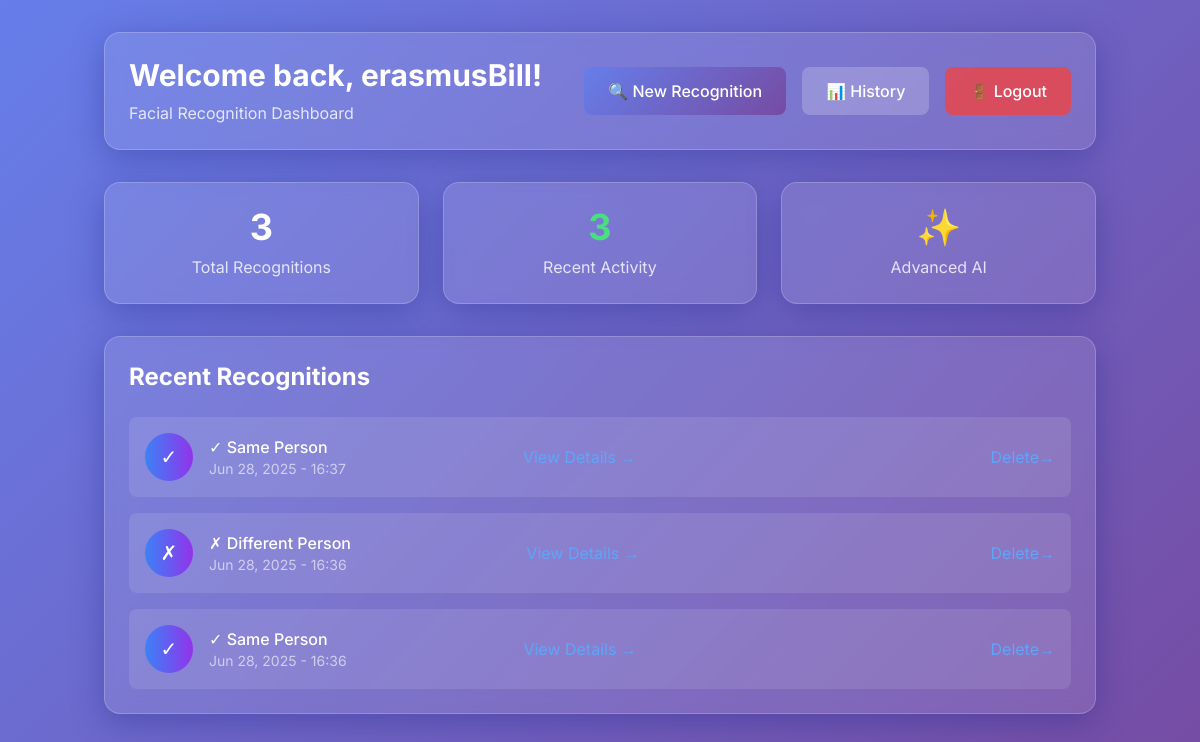
/home/ (signed in), run on an earlier commit of the app's database.
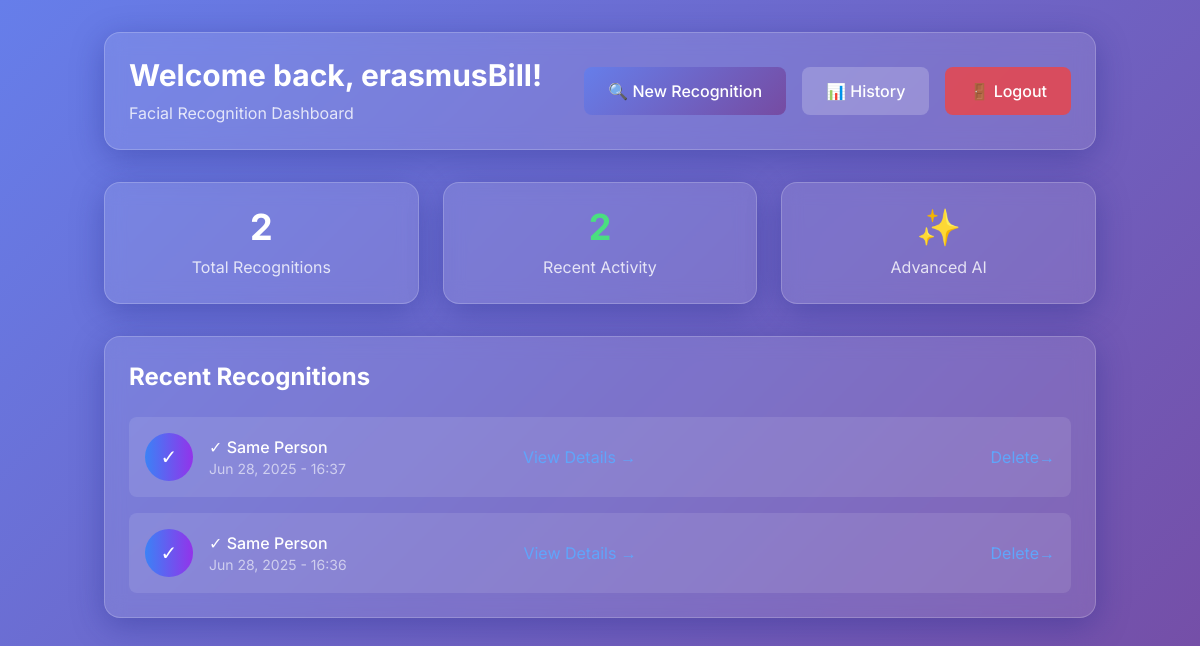
And on a later commit of the database.
### facial/models.py (models this page shows, shortened)
class FacialRecognition(models.Model):
    COMPARISON_CHOICES = [
        ('same', 'Same Person'),
        ('different', 'Different Person'),
        ('no_face', 'No Face Detected'),
        ('error', 'Error Occurred'),
        ('pending', 'Pending'),
    ]
    user = models.ForeignKey(User, on_delete=models.CASCADE, related_name='facial_recognition')
    image_1 = models.ImageField(upload_to='facial_recognition_images/')
    image_2 = models.ImageField(upload_to='facial_recognition_images/')
    comparison_result = models.CharField(
        max_length=20,
        choices=COMPARISON_CHOICES,
        default='pending',
        help_text="Result of the facial recognition comparison"
    )
    result_details = models.TextField(
        blank=True,
        null=True,
        help_text="Additional details about the comparison result"
    )
    created_at = models.DateTimeField(auto_now_add=True)
    updated_at = models.DateTimeField(auto_now=True)
    class Meta:
        verbose_name = "Facial Recognition"
        verbose_name_plural = "Facial Recognitions"
        ordering = ['-created_at']
    def get_result_display(self):
        result_map = {
            'same': '✓ Same Person',
            'different': '✗ Different Person',
            'no_face': '⚠ No Face Detected',
            'error': '❌ Error Occurred',
            'pending': '⏳ Pending'
        }
        return result_map.get(self.comparison_result, 'Unknown')

### facial/views.py (the view)
# urls.py: 2. Add a URL to urlpatterns:  path('', views.home, name='home')
@login_required
def home(request):
    recent_recognitions = FacialRecognition.objects.filter(user=request.user).order_by('-created_at')[:5]
    context = {
        'recent_recognitions': recent_recognitions,
        'total_recognitions': FacialRecognition.objects.filter(user=request.user).count()
    }
    return render(request, 'facial/home.html', context)

### facial/templates/facial/home.html (shortened to what the changed rows need)
{% load static %}
<!DOCTYPE html>
<html lang="en">
<head>
    <script src="https://cdn.tailwindcss.com"></script>
    <link href="{% static 'css/index.css' %}" rel="stylesheet" />
</head>
<body>
<div id="home-template" class="template-section">
    <div class="min-h-screen py-8">
        <div class="container mx-auto px-4">
            <div class="glass-card rounded-2xl p-6 mb-8">
                <div class="flex flex-col md:flex-row justify-between items-center">
                    <div>
                        <h1 class="text-3xl font-bold text-white mb-2">Welcome back, {{ user.username }}!</h1>
                    </div>
                </div>
            </div>
            <div class="grid grid-cols-1 md:grid-cols-3 gap-6 mb-8">
                <div class="glass-card rounded-2xl p-6 text-center">
                    <div class="text-4xl font-bold text-white mb-2">{{ total_recognitions }}</div>
                    <div class="text-white/80">Total Recognitions</div>
                </div>
                <div class="glass-card rounded-2xl p-6 text-center">
                    <div class="text-4xl font-bold text-green-400 mb-2">
                        {{ recent_recognitions|length }}
                    </div>
                    <div class="text-white/80">Recent Activity</div>
                </div>
            </div>
            <div class="glass-card rounded-2xl p-6">
                <h2 class="text-2xl font-bold text-white mb-6">Recent Recognitions</h2>
                {% if recent_recognitions %}
                    <div class="space-y-4">
                        {% for recognition in recent_recognitions %}
                        <div class="bg-white/10 rounded-lg p-4 hover:bg-white/20 transition-colors">
                            <div class="flex items-center justify-between">
                                <div class="flex items-center space-x-4">
                                    <div class="w-12 h-12 bg-gradient-to-r from-blue-500 to-purple-600 rounded-full flex items-center justify-center">
                                        {% if recognition.comparison_result == 'same' %}
                                            <span class="text-white text-xl">✓</span>
                                        {% elif recognition.comparison_result == 'different' %}
                                            <span class="text-white text-xl">✗</span>
                                        {% elif recognition.comparison_result == 'no_face' %}
                                            <span class="text-white text-xl">⚠</span>
                                        {% else %}
                                            <span class="text-white text-xl">❌</span>
                                        {% endif %}
                                    </div>
                                    <div>
                                        <div class="text-white font-medium">{{ recognition.get_result_display }}</div>
                                        <div class="text-white/60 text-sm">{{ recognition.created_at|date:"M d, Y - H:i" }}</div>
                                    </div>
                                </div>
                                <a href="{% url 'facial_recognition_detail' recognition.pk %}" class="text-blue-400 hover:text-blue-300 transition-colors">
                                </a>
                                <br>
                                <a href="{% url 'delete-recognition' recognition.pk %}" class="text-blue-400 hover:text-blue-300 transition-colors">
                                    Delete→
                                </a>
                            </div>
                        </div>
                        {% endfor %}
                    </div>
                {% endif %}
            </div>
        </div>
    </div>
</div>
</body>
</html>

What changed in the data, as far as the page shows it:
removed FacialRecognition: result "✗ Different Person", created_at "Jun 28, 2025 - 16:36"
Also different on the page:
{{ total_recognitions }}: "3" → "2"
{{ recent_recognitions|length }}: "3" → "2"
